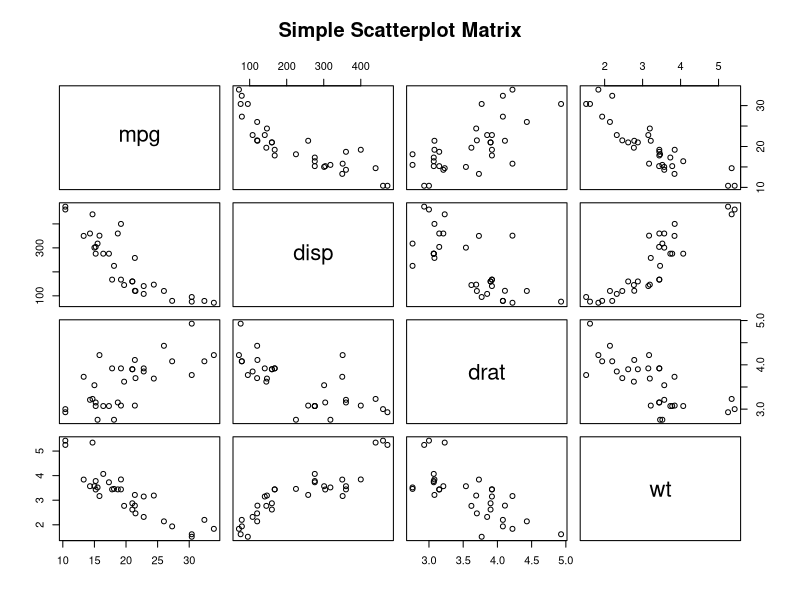

Write the R code that produced this figure.
# Add title plot 2
# Basic Scatterplot Matrix
pairs(~mpg+disp+drat+wt,data=mtcars,
      main="Simple Scatterplot Matrix")
